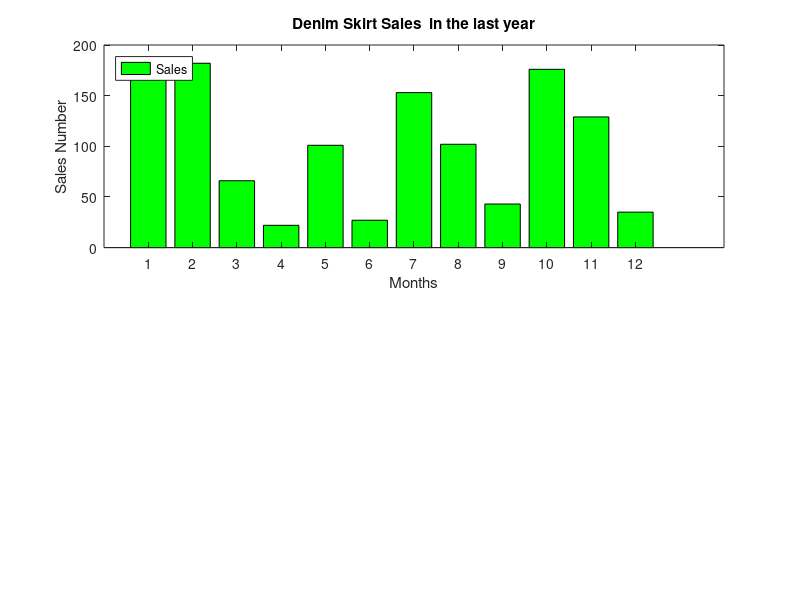

This figure's MATLAB source:

months = 1:12; 
sales = randi([0, 200], 1, 12);  


figure;


subplot(2,1,1); 
bar(months, sales, 'FaceColor', 'green');

title('Denim Skirt Sales  in the last year'); 
xlabel('Months');
ylabel('Sales Number');
legend('Sales', 'Location', 'northwest'); 
